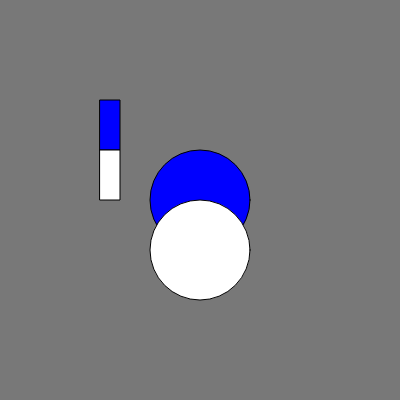
Frame 1 (no input)
Frame 60 (no input): identical to frame 1, image omitted
Frame 120 (the mouse pressed at the canvas centre since frame 60): identical to frame 1, image omitted

The p5.js sketch that drew this single still picture (run headless with seeded random() and noise() and a simulated clock; from frame 60 on, the mouse is pressed at the canvas centre):

// p5.js sketch
// ── sketch.js
function setup() 
{
	createCanvas(400, 400);
}

function draw()
{
    background(120)

    push()

    fill(0,0,255)
    rect(100,100,20,50)
    ellipse(200,200,100)
    pop()
    //fill(255)
    ellipse(200,250,100)

    rect(100,150,20,50)
}
